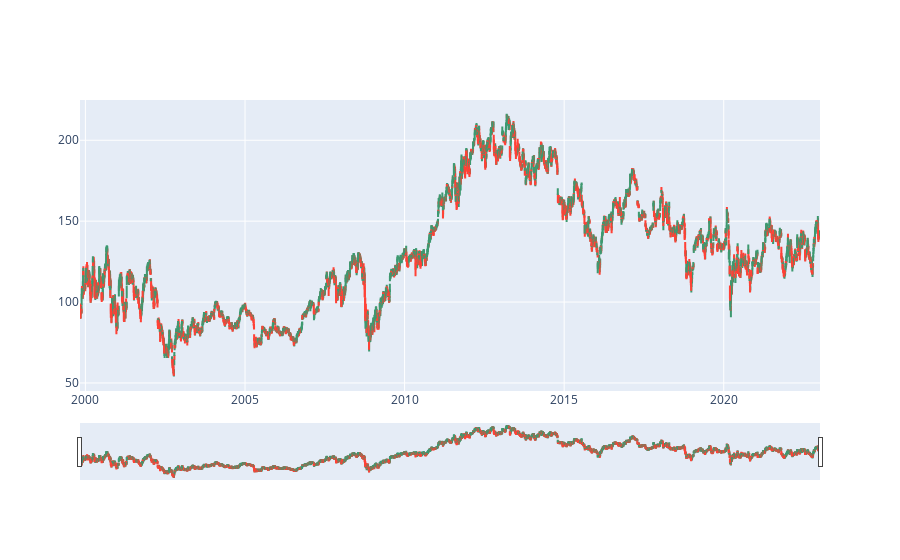

The cell this chart's notebook holds for it:
### Code cell
import plotly.graph_objects as go

fig = go.Figure(data=[go.Candlestick(x=ibm_df['timestamp'],
                open=ibm_df['open'],
                high=ibm_df['high'],
                low=ibm_df['low'],
                close=ibm_df['close'])])

fig.show()

### Figure 1 — Plotly figure (JSON) as saved in the notebook; plotly's stock layout.template omitted (floating-point values rounded to 4 significant figures; data arrays with more than 128 entries replaced by an {"elided": "..."} marker saying what was removed)
{"data": [{"close": {"elided": "5834 float values"}, "high": {"elided": "5834 float values"}, "low": {"elided": "5834 float values"}, "open": {"elided": "5834 float values"}, "type": "candlestick", "x": {"elided": "5834 str values"}}], "layout": {}}
